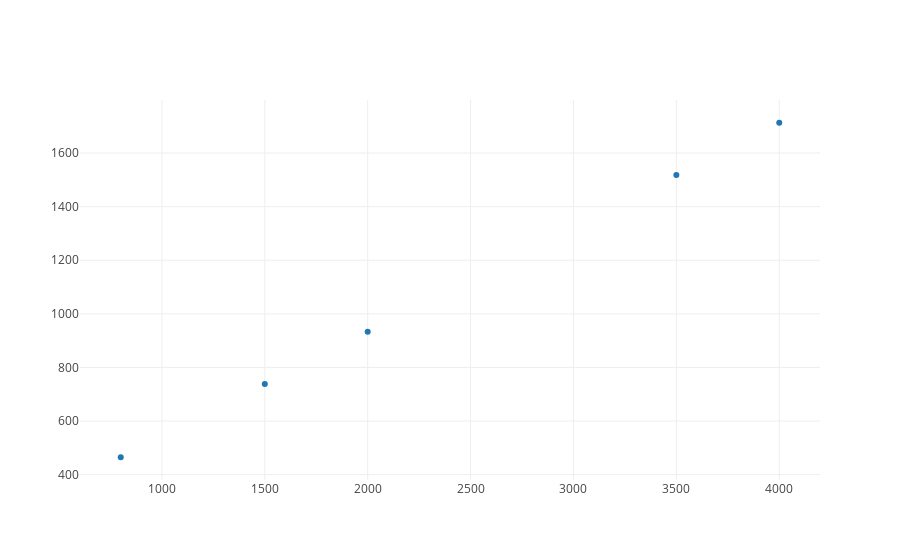

Source (notebook cell):
### Code cell
from graph import plot
plot([hyp_trace])

### Figure 1 — Plotly figure (JSON) as saved in the notebook; plotly's stock layout.template omitted (floating-point values rounded to 4 significant figures)
{"data": [{"mode": "markers", "text": "y = 0.39x + 153", "type": "scatter", "uid": "611e08f7-1661-4fff-9095-238eaa03c046", "x": [800, 1500, 2000, 3500, 4000], "y": [465, 738, 933, 1518, 1713]}], "layout": {}}
